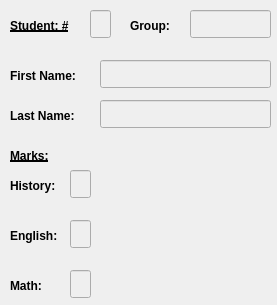
<?xml version="1.0" encoding="UTF-8"?>
<ui version="4.0">
 <class>DetailWindow</class>
 <widget class="QDialog" name="DetailWindow">
  <property name="geometry">
   <rect>
    <x>0</x>
    <y>0</y>
    <width>277</width>
    <height>305</height>
   </rect>
  </property>
  <property name="windowTitle">
   <string>Dialog</string>
  </property>
  <widget class="QLineEdit" name="lineEdit">
   <property name="enabled">
    <bool>false</bool>
   </property>
   <property name="geometry">
    <rect>
     <x>90</x>
     <y>10</y>
     <width>21</width>
     <height>28</height>
    </rect>
   </property>
  </widget>
  <widget class="QLabel" name="label">
   <property name="geometry">
    <rect>
     <x>10</x>
     <y>10</y>
     <width>76</width>
     <height>31</height>
    </rect>
   </property>
   <property name="font">
    <font>
     <weight>75</weight>
     <bold>true</bold>
     <underline>true</underline>
    </font>
   </property>
   <property name="text">
    <string>Student: #</string>
   </property>
   <property name="alignment">
    <set>Qt::AlignLeading|Qt::AlignLeft|Qt::AlignVCenter</set>
   </property>
  </widget>
  <widget class="QLineEdit" name="lineEdit_2">
   <property name="enabled">
    <bool>false</bool>
   </property>
   <property name="geometry">
    <rect>
     <x>100</x>
     <y>60</y>
     <width>171</width>
     <height>28</height>
    </rect>
   </property>
  </widget>
  <widget class="QLabel" name="label_2">
   <property name="geometry">
    <rect>
     <x>10</x>
     <y>60</y>
     <width>81</width>
     <height>31</height>
    </rect>
   </property>
   <property name="font">
    <font>
     <weight>75</weight>
     <bold>true</bold>
    </font>
   </property>
   <property name="text">
    <string>First Name:</string>
   </property>
   <property name="alignment">
    <set>Qt::AlignLeading|Qt::AlignLeft|Qt::AlignVCenter</set>
   </property>
  </widget>
  <widget class="QLabel" name="label_3">
   <property name="geometry">
    <rect>
     <x>10</x>
     <y>100</y>
     <width>81</width>
     <height>31</height>
    </rect>
   </property>
   <property name="font">
    <font>
     <weight>75</weight>
     <bold>true</bold>
    </font>
   </property>
   <property name="text">
    <string>Last Name:</string>
   </property>
   <property name="alignment">
    <set>Qt::AlignLeading|Qt::AlignLeft|Qt::AlignVCenter</set>
   </property>
  </widget>
  <widget class="QLineEdit" name="lineEdit_3">
   <property name="enabled">
    <bool>false</bool>
   </property>
   <property name="geometry">
    <rect>
     <x>100</x>
     <y>100</y>
     <width>171</width>
     <height>28</height>
    </rect>
   </property>
  </widget>
  <widget class="QLabel" name="label_4">
   <property name="geometry">
    <rect>
     <x>130</x>
     <y>10</y>
     <width>61</width>
     <height>31</height>
    </rect>
   </property>
   <property name="font">
    <font>
     <weight>75</weight>
     <bold>true</bold>
    </font>
   </property>
   <property name="text">
    <string>Group:</string>
   </property>
   <property name="alignment">
    <set>Qt::AlignLeading|Qt::AlignLeft|Qt::AlignVCenter</set>
   </property>
  </widget>
  <widget class="QLineEdit" name="lineEdit_4">
   <property name="enabled">
    <bool>false</bool>
   </property>
   <property name="geometry">
    <rect>
     <x>190</x>
     <y>10</y>
     <width>81</width>
     <height>28</height>
    </rect>
   </property>
  </widget>
  <widget class="QLabel" name="label_5">
   <property name="geometry">
    <rect>
     <x>10</x>
     <y>140</y>
     <width>81</width>
     <height>31</height>
    </rect>
   </property>
   <property name="font">
    <font>
     <weight>75</weight>
     <bold>true</bold>
     <underline>true</underline>
    </font>
   </property>
   <property name="text">
    <string>Marks:</string>
   </property>
   <property name="alignment">
    <set>Qt::AlignLeading|Qt::AlignLeft|Qt::AlignVCenter</set>
   </property>
  </widget>
  <widget class="QLabel" name="label_6">
   <property name="geometry">
    <rect>
     <x>10</x>
     <y>170</y>
     <width>81</width>
     <height>31</height>
    </rect>
   </property>
   <property name="font">
    <font>
     <weight>75</weight>
     <bold>true</bold>
    </font>
   </property>
   <property name="text">
    <string>History:</string>
   </property>
   <property name="alignment">
    <set>Qt::AlignLeading|Qt::AlignLeft|Qt::AlignVCenter</set>
   </property>
  </widget>
  <widget class="QLineEdit" name="lineEdit_5">
   <property name="enabled">
    <bool>false</bool>
   </property>
   <property name="geometry">
    <rect>
     <x>70</x>
     <y>170</y>
     <width>21</width>
     <height>28</height>
    </rect>
   </property>
  </widget>
  <widget class="QLabel" name="label_7">
   <property name="geometry">
    <rect>
     <x>10</x>
     <y>220</y>
     <width>81</width>
     <height>31</height>
    </rect>
   </property>
   <property name="font">
    <font>
     <weight>75</weight>
     <bold>true</bold>
    </font>
   </property>
   <property name="text">
    <string>English:</string>
   </property>
   <property name="alignment">
    <set>Qt::AlignLeading|Qt::AlignLeft|Qt::AlignVCenter</set>
   </property>
  </widget>
  <widget class="QLineEdit" name="lineEdit_6">
   <property name="enabled">
    <bool>false</bool>
   </property>
   <property name="geometry">
    <rect>
     <x>70</x>
     <y>220</y>
     <width>21</width>
     <height>28</height>
    </rect>
   </property>
  </widget>
  <widget class="QLabel" name="label_8">
   <property name="geometry">
    <rect>
     <x>10</x>
     <y>270</y>
     <width>81</width>
     <height>31</height>
    </rect>
   </property>
   <property name="font">
    <font>
     <weight>75</weight>
     <bold>true</bold>
    </font>
   </property>
   <property name="text">
    <string>Math:</string>
   </property>
   <property name="alignment">
    <set>Qt::AlignLeading|Qt::AlignLeft|Qt::AlignVCenter</set>
   </property>
  </widget>
  <widget class="QLineEdit" name="lineEdit_7">
   <property name="enabled">
    <bool>false</bool>
   </property>
   <property name="geometry">
    <rect>
     <x>70</x>
     <y>270</y>
     <width>21</width>
     <height>28</height>
    </rect>
   </property>
  </widget>
 </widget>
 <resources/>
 <connections/>
</ui>
